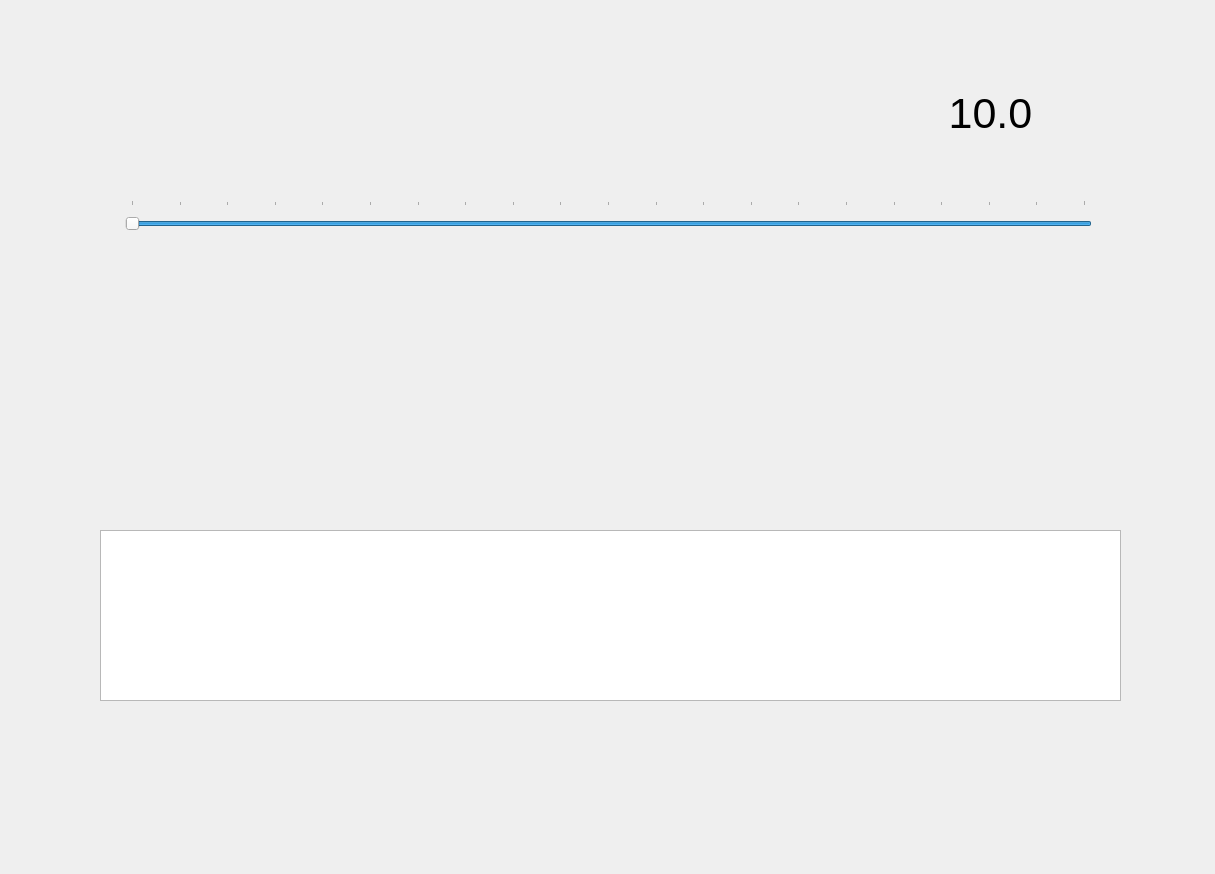
<?xml version="1.0" encoding="UTF-8"?>
<ui version="4.0">
 <class>Dialog</class>
 <widget class="QDialog" name="Dialog">
  <property name="windowModality">
   <enum>Qt::ApplicationModal</enum>
  </property>
  <property name="geometry">
   <rect>
    <x>0</x>
    <y>0</y>
    <width>1215</width>
    <height>874</height>
   </rect>
  </property>
  <property name="windowTitle">
   <string>Dialog</string>
  </property>
  <widget class="QPushButton" name="pb_close">
   <property name="geometry">
    <rect>
     <x>480</x>
     <y>710</y>
     <width>260</width>
     <height>130</height>
    </rect>
   </property>
   <property name="styleSheet">
    <string notr="true">QPushButton{
	background-image : url(./ui/images/common_locale/btn_dlg_close.png);
	border : 0px;
}

QPushButton::hover{
	background-image : url(./ui/images/common_locale/btn_dlg_close_over.png);
	border : 0px;
}</string>
   </property>
   <property name="text">
    <string/>
   </property>
  </widget>
  <widget class="QLabel" name="label_bg">
   <property name="geometry">
    <rect>
     <x>0</x>
     <y>0</y>
     <width>1215</width>
     <height>874</height>
    </rect>
   </property>
   <property name="styleSheet">
    <string notr="true">QLabel{
	image : url(./ui/images/tdi/bg_dlg_review.png);
}</string>
   </property>
   <property name="text">
    <string/>
   </property>
  </widget>
  <widget class="QTextEdit" name="te_review">
   <property name="geometry">
    <rect>
     <x>100</x>
     <y>530</y>
     <width>1021</width>
     <height>171</height>
    </rect>
   </property>
   <property name="font">
    <font>
     <pointsize>20</pointsize>
    </font>
   </property>
  </widget>
  <widget class="QSlider" name="hs_review">
   <property name="geometry">
    <rect>
     <x>125</x>
     <y>200</y>
     <width>967</width>
     <height>40</height>
    </rect>
   </property>
   <property name="maximum">
    <number>100</number>
   </property>
   <property name="singleStep">
    <number>5</number>
   </property>
   <property name="pageStep">
    <number>5</number>
   </property>
   <property name="sliderPosition">
    <number>100</number>
   </property>
   <property name="tracking">
    <bool>true</bool>
   </property>
   <property name="orientation">
    <enum>Qt::Horizontal</enum>
   </property>
   <property name="invertedAppearance">
    <bool>true</bool>
   </property>
   <property name="invertedControls">
    <bool>true</bool>
   </property>
   <property name="tickPosition">
    <enum>QSlider::TicksAbove</enum>
   </property>
  </widget>
  <widget class="QLabel" name="label_vas">
   <property name="geometry">
    <rect>
     <x>940</x>
     <y>88</y>
     <width>101</width>
     <height>51</height>
    </rect>
   </property>
   <property name="sizePolicy">
    <sizepolicy hsizetype="Fixed" vsizetype="Preferred">
     <horstretch>0</horstretch>
     <verstretch>0</verstretch>
    </sizepolicy>
   </property>
   <property name="minimumSize">
    <size>
     <width>0</width>
     <height>0</height>
    </size>
   </property>
   <property name="maximumSize">
    <size>
     <width>16777215</width>
     <height>16777215</height>
    </size>
   </property>
   <property name="font">
    <font>
     <pointsize>32</pointsize>
     <italic>false</italic>
     <bold>false</bold>
    </font>
   </property>
   <property name="text">
    <string>10.0</string>
   </property>
   <property name="alignment">
    <set>Qt::AlignCenter</set>
   </property>
   <property name="margin">
    <number>0</number>
   </property>
   <property name="indent">
    <number>-1</number>
   </property>
  </widget>
  <zorder>label_bg</zorder>
  <zorder>pb_close</zorder>
  <zorder>te_review</zorder>
  <zorder>hs_review</zorder>
  <zorder>label_vas</zorder>
 </widget>
 <resources/>
 <connections/>
</ui>
